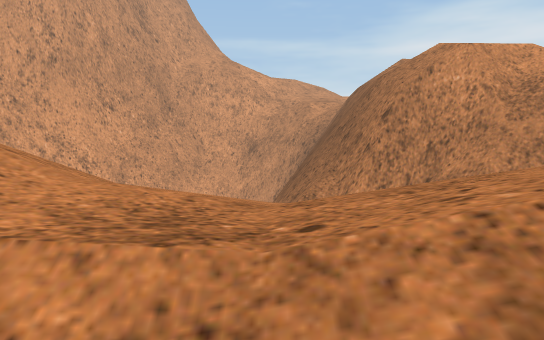
View 1 (above)

14 first-person views from a walk through a scene from a Unity 3-D project. The camera is 1.4 m above the floor, tilts 4° down and sees 70° across. The floor is counted in squares, 1 m on a side. Each view is taken from the middle of a square. On the plan, view 1 faces up. The plan holds only what a view shows up to about 16 squares ahead; the rest is blank. The place goes on beyond the plan.

View 2
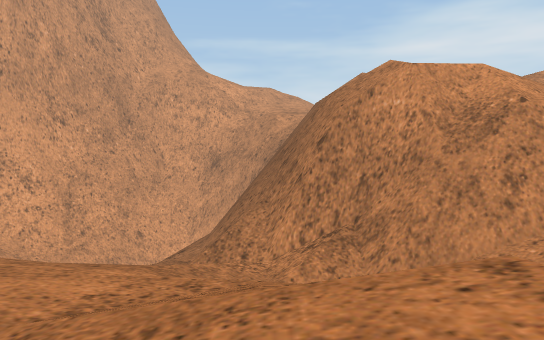

View 3
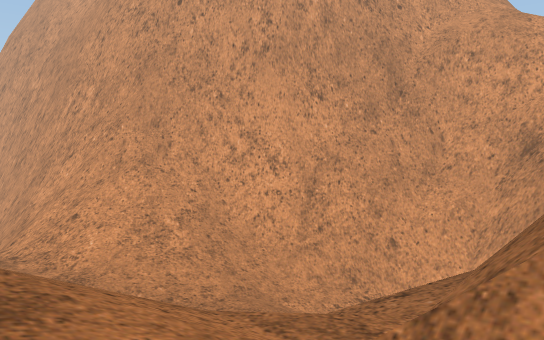

View 4
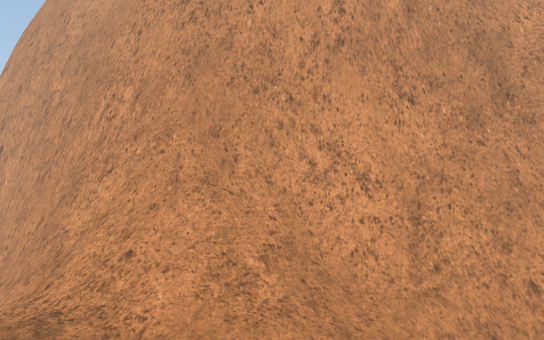

View 5
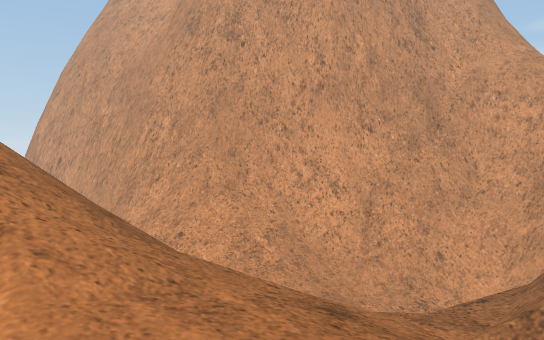

View 6
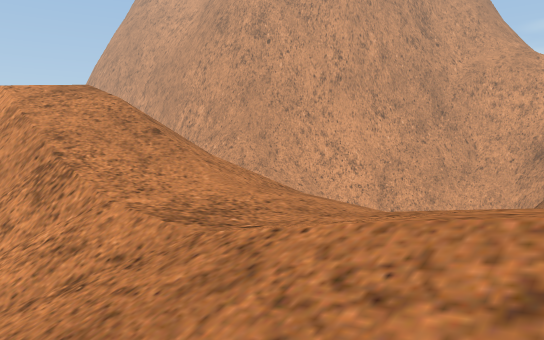

View 7
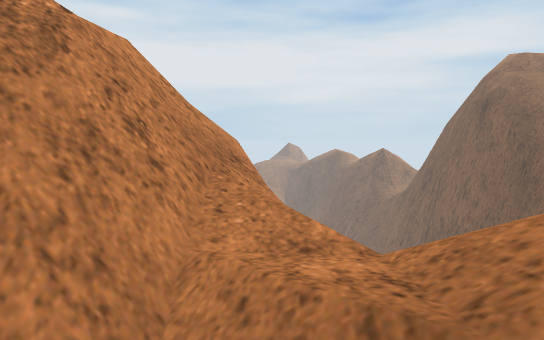

View 8
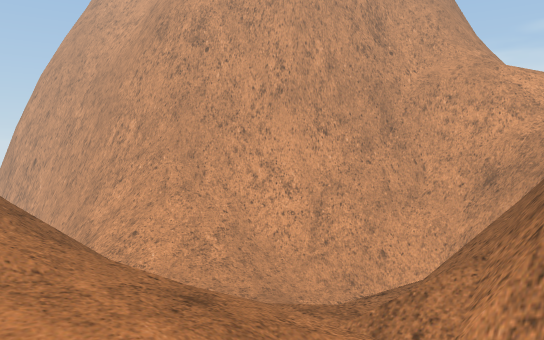

View 9
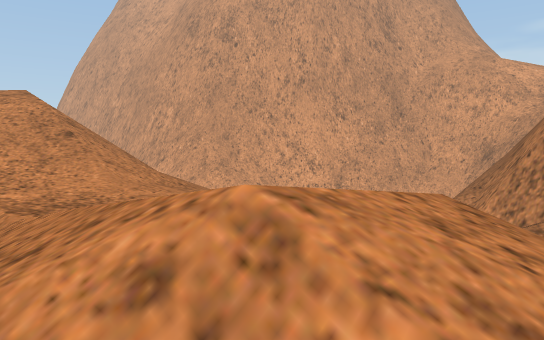

View 10
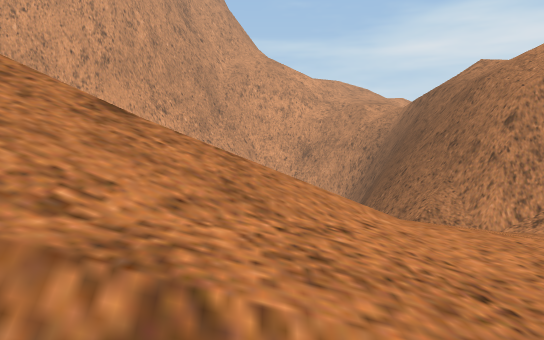

View 11
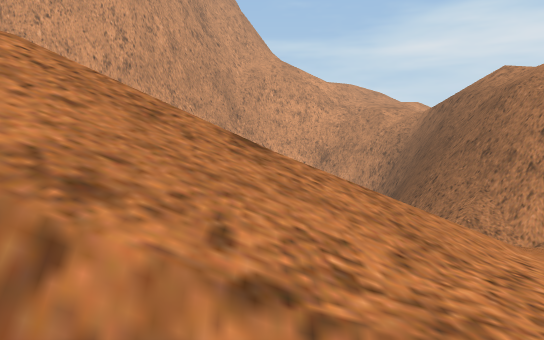

View 12
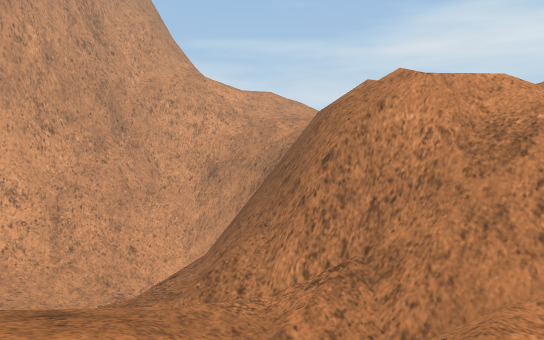

View 13
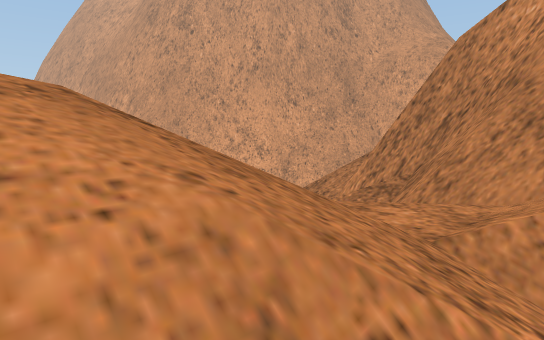

View 14
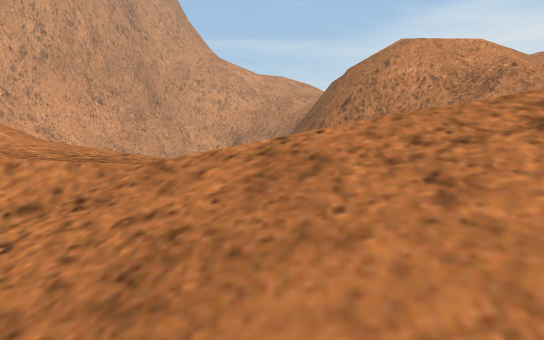

### Floor plan
Key: @ floor where view 1 was taken; # wall or solid block; . main floor; : floor 0.5 m higher than the main floor; + floor 0.75 m higher than the main floor; - floor 0.75 m lower than the main floor; _ floor 1.25 m lower than the main floor; < floor 1.5 m lower than the main floor; * floor 2 m higher than the main floor; % floor 2.5 m higher than the main floor; ( floor 3.25 m lower than the main floor; ! floor 3.5 m lower than the main floor; & floor 4 m higher than the main floor; / step, stairs or slope; = window, fence, low wall or low ledge; ^ raised ledge; v drop or lower ground.
Columns run from 19 left of view 1 to 11 right of it. Each row starts with its distance up from view 1.
 26             ##
 25            ##vv v##
 24            #vvvv=#/
 23            #vvvvvvvvv
 22              vvv.vvvv
 21                 ####v
 20                ####
 19             #####//
 18            ###==/
 17         #####////    vv//&
 16        ###==////   =#vv///
 15        #=/////// =#=#vv//&
 14       #^///////    =#=v//&
 13      ##//////!!   /=#=#///
 12     ##///////(/   ///=#%/##//
 11 #####//////((     ///=##v#=//
 10 #===//////((     /<//==##=*//
  9   //////(//     /////_/=#####==
  8            ==#=/////_//======#+
  7               =/////// /////  v
  6              /////./// /-//=
  5             //////.../ ////
  4            ///////..//////
  3            %/////....::////
  2            //////////////
  1               =//////////
  0                    @///
 -1                     /

Positions as (right, up) in squares from view 1, and headings:
1: (0, 0), facing up
2: (2, 1), facing up
3: (2, 7), facing up-left
4: (-2, 7), facing up-left
5: (2, 3), facing up-left
6: (3, 0), facing up-left
7: (2, 7), facing right
8: (4, 4), facing up-left
9: (5, 1), facing up-left
10: (-3, 1), facing up
11: (-4, 1), facing up
12: (2, 2), facing up
13: (7, 3), facing up-left
14: (1, -1), facing up
